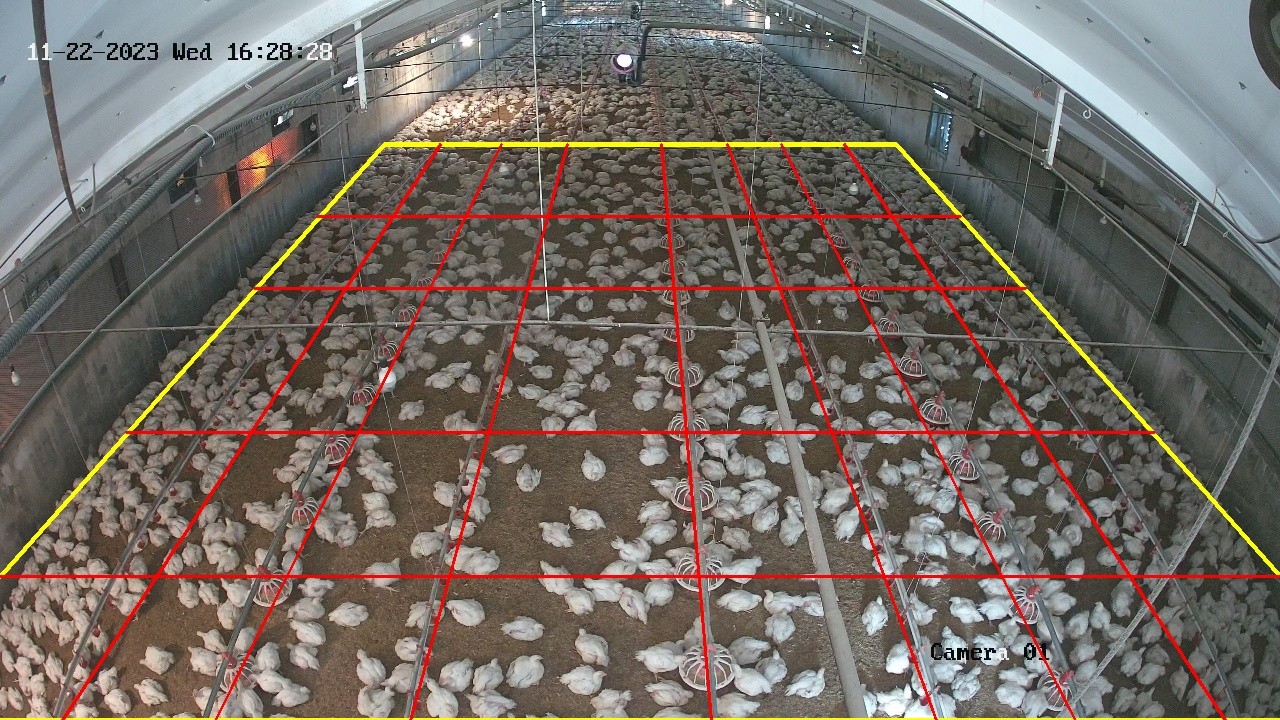
#> input picture gridsample.jpeg, 1280 x 720 px, given in place of D01_20231122162828.mp4, which was not available
$ jupyter execute OpticalFlow.ipynb   (text cells are left out)
#> lines starting #> are read from the running program, lines starting #| are printed output that depends on the picture; pictures that were not available may be replaced by others from this repository, and a replacement may not be noted
[cell 1]
# Import libraries
import cv2
import numpy as np
import matplotlib.pyplot as plt
import os
import tqdm
import seaborn as sns

[cell 2]
input_video = "D01_20231122162828.mp4"
cap = cv2.VideoCapture(input_video)
fps = cap.get(cv2.CAP_PROP_FPS)
W = int(cap.get(cv2.CAP_PROP_FRAME_WIDTH))
H = int(cap.get(cv2.CAP_PROP_FRAME_HEIGHT))
total_number_of_frames = int(cap.get(cv2.CAP_PROP_FRAME_COUNT))
print(W,H,fps,total_number_of_frames)

[cell 3]
org_frame = []
of_frame = []
org_of = []
norm_l2_list = []
cap = cv2.VideoCapture('D01_20231122162828.mp4')
ret, frame1 = cap.read()
#> frame1 is the input picture: shape (720, 1280, 3); mean B, G, R 98.6, 105.8, 113.9
# Resize the frame to ***720x1280***
frame1 = cv2.resize(frame1, (1280, 720))
prvs = cv2.cvtColor(frame1, cv2.COLOR_BGR2GRAY)
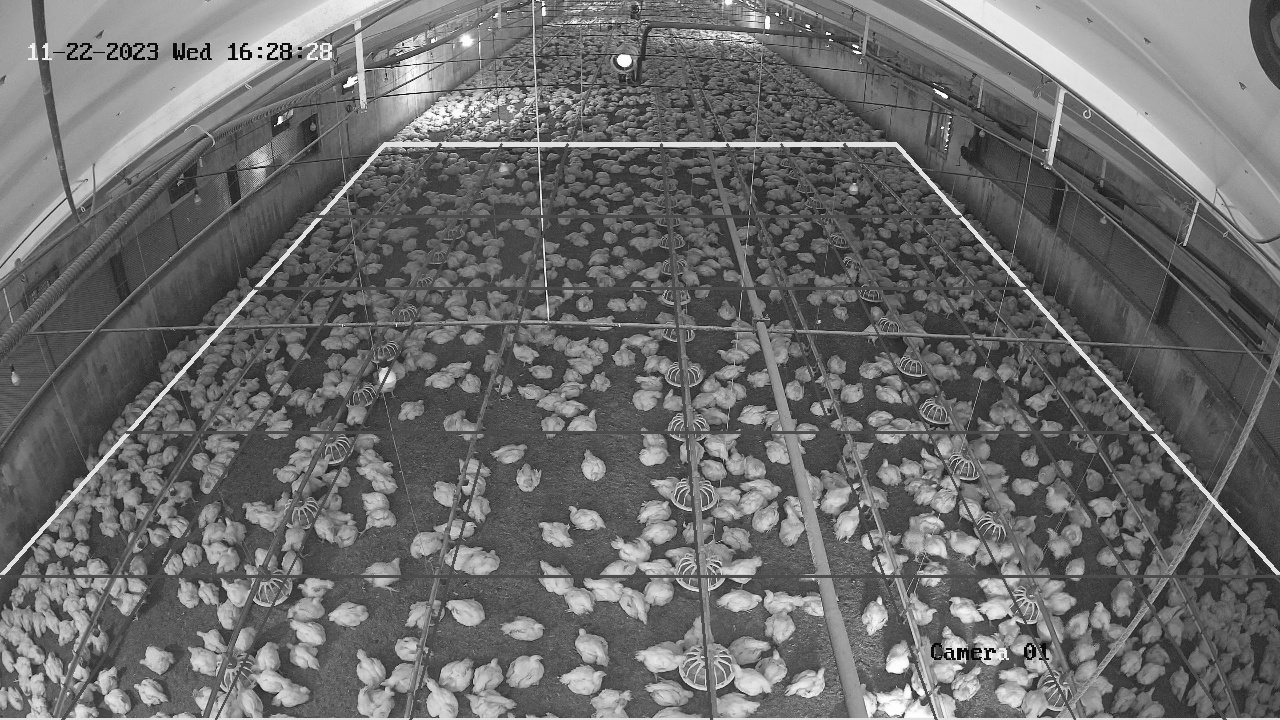
#> prvs: shape (720, 1280); min 1, max 255, mean 107.4
hsv = np.zeros_like(frame1)
hsv[..., 1] = 255
while(1):
    ret, frame2 = cap.read()
    if not ret:
        break
    # Resize the frame to 720x1280
    frame2 = cv2.resize(frame2, (1280, 720))

    # Convert next frame to Grayscale
    next = cv2.cvtColor(frame2, cv2.COLOR_BGR2GRAY)

    flow = cv2.calcOpticalFlowFarneback(prvs, next, None, 0.5,  2, 13, 3, 7, 1.2, 0)

    mag, ang = cv2.cartToPolar(flow[..., 0], flow[..., 1])
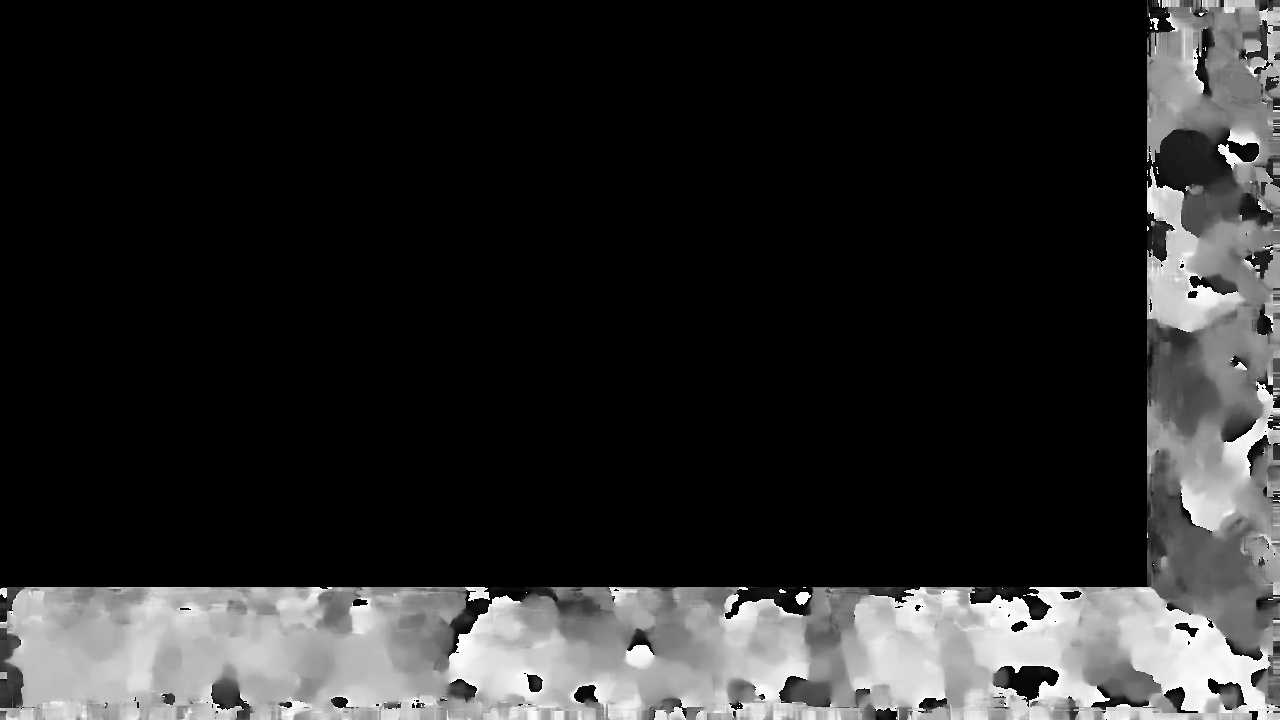
#> ang: shape (720, 1280) float32; min 0, max 6.28, mean 1.02; drawn with min black and max white
    hsv[..., 0] = ang*180/np.pi/2
    hsv[..., 2] = cv2.normalize(mag, None, 0, 255, cv2.NORM_MINMAX)
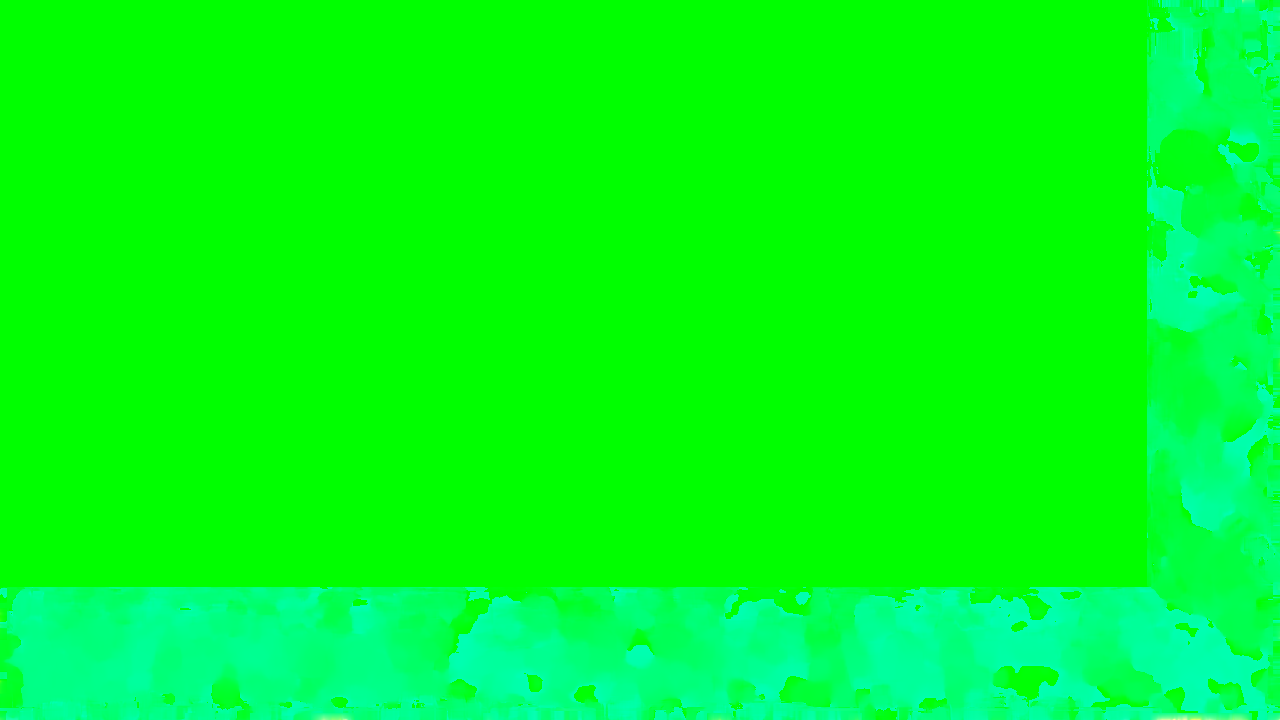
#> hsv: shape (720, 1280, 3); mean of channels 0, 1, 2 29.2, 255, 0.1; drawn as B, G, R
    bgr = cv2.cvtColor(hsv, cv2.COLOR_HSV2BGR)
    of_or = np.concatenate((frame2, 255-bgr), axis=1)
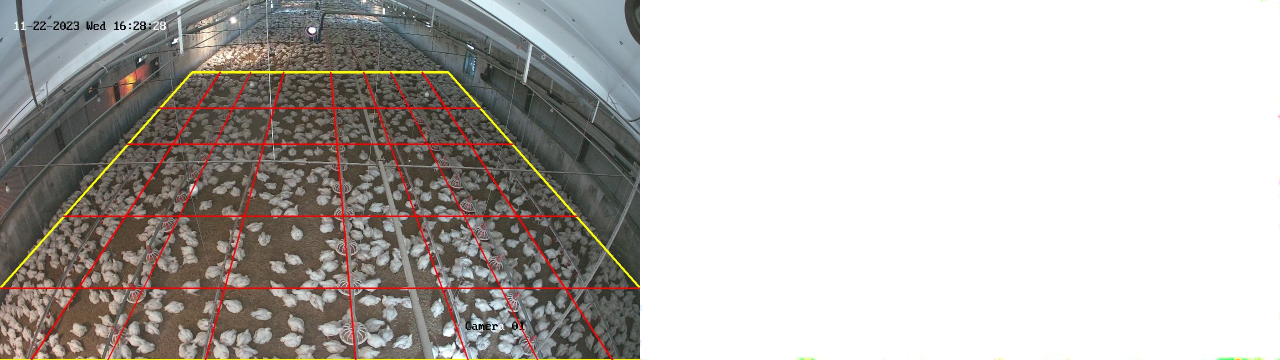
#> of_or: shape (720, 2560, 3) (shown at 1/2 size); mean B, G, R 176.7, 180.4, 184.4

    # calculate norm of velocity vector
    x_comp = flow[...,0]
    y_comp = flow[...,1]
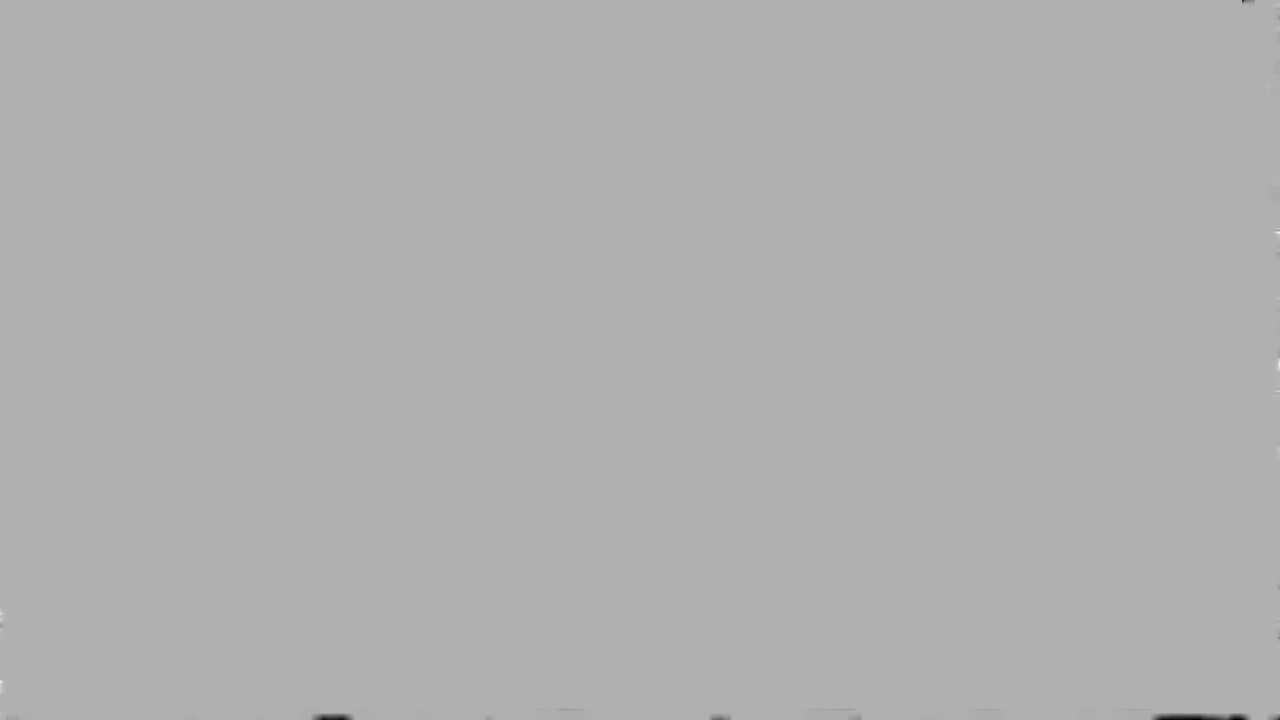
#> y_comp: shape (720, 1280) float32; min -0.374, max 0.167, mean -0.000234; drawn with min black and max white
    norm_l2 = np.sqrt(x_comp**2 + y_comp**2) #/np.max(np.sqrt(x_comp**2 + y_comp**2))
    norm_l2_list.append(norm_l2)

    org_frame.append(frame2)
    of_frame.append(255-bgr)
    org_of.append(of_or)

    if len(org_frame)%500 == 0:
        print(500)

# [5 lines of commented-out code are left out]

    prvs = next
# cv2.destroyAllWindows()
print('Done')
